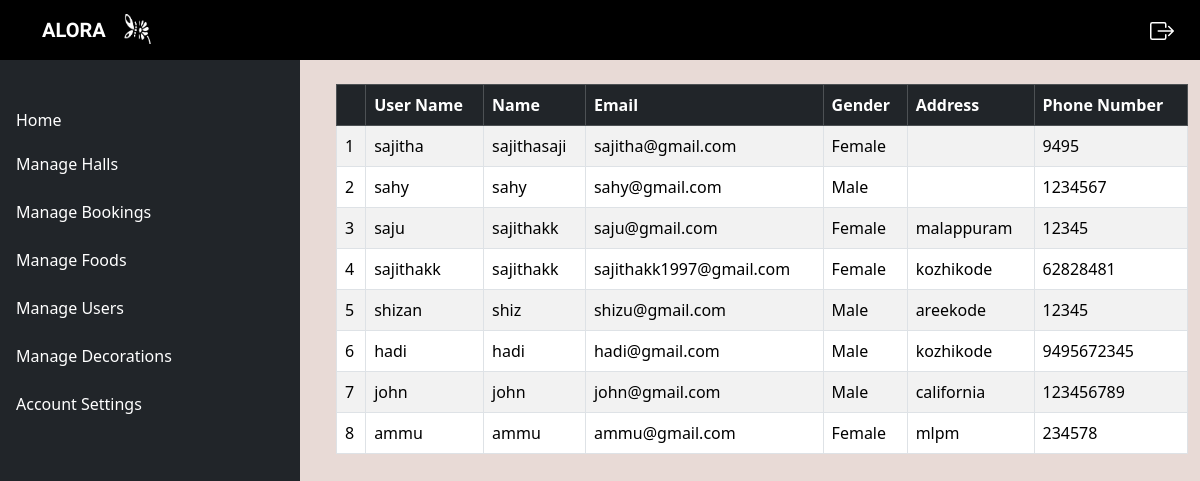
Page /view_user on the committed database.
### event/models.py (models this page shows, shortened)
class User_details(models.Model):
    user_id=models.ForeignKey(User,on_delete=models.CASCADE)
    phone_number=models.IntegerField()
    address=models.TextField()
    gender=models.CharField(max_length=10)

### event/views.py (the view)
# urls.py: path('view_user',views.View_user,name='view_user'),
def View_user(request):
    data=User_details.objects.all()
    return render(request,'view_user.html',{'details':data})

### templates/view_user.html
{% extends 'admin_home.html' %}
{% load static %}
{% block content %}
<div class="content ps-4">
    <div class="container mt-4">
        <div class="table-responsive">
            <table class="table table-striped table-bordered table-hover">
                {% if details %}
                <thead class="table-dark">
                    <tr>
                        <th></th>
                        <th>User Name</th>
                        <th>Name</th>
                        <th>Email</th>
                        <th>Gender</th>
                        <th>Address</th>
                        <th>Phone Number</th>
                    </tr>
                </thead>
                    <tbody>
                    {% for i in details %}
                    <tr>
                        <td>{{forloop.counter }}</td>
                        <td>{{i.user_id.username}}</td>
                        <td>{{i.user_id.first_name}}</td>
                        <td>{{i.user_id.email}}</td>
                        <td>{{i.gender}}</td>
                        <td>{{i.address}}</td>
                        <td>{{i.phone_number}}</td>
                    </tr>
                    {% endfor %}
                </tbody>
                {% endif %}
            </table>
        </div>
    </div>
</div>
{% endblock content %}

### templates/admin_home.html (style rules this page uses)
.content { background: #E8DAD6; color: black; width: 75%; }

### rows in the picture
User_details: user_id.username "sajitha", user_id.first_name "sajithasaji", user_id.email "sajitha@gmail.com", gender "Female", phone_number "9495"
User_details: user_id.username "sahy", user_id.first_name "sahy", user_id.email "sahy@gmail.com", gender "Male", phone_number "1234567"
User_details: user_id.username "saju", user_id.first_name "sajithakk", user_id.email "saju@gmail.com", gender "Female", address "malappuram", phone_number "12345"
User_details: user_id.username "sajithakk", user_id.first_name "sajithakk", user_id.email "sajithakk1997@gmail.com", gender "Female", address "kozhikode", phone_number "62828481"
User_details: user_id.username "shizan", user_id.first_name "shiz", user_id.email "shizu@gmail.com", gender "Male", address "areekode", phone_number "12345"
User_details: user_id.username "hadi", user_id.first_name "hadi", user_id.email "hadi@gmail.com", gender "Male", address "kozhikode", phone_number "9495672345"
User_details: user_id.username "john", user_id.first_name "john", user_id.email "john@gmail.com", gender "Male", address "california", phone_number "123456789"
User_details: user_id.username "ammu", user_id.first_name "ammu", user_id.email "ammu@gmail.com", gender "Female", address "mlpm", phone_number "234578"
